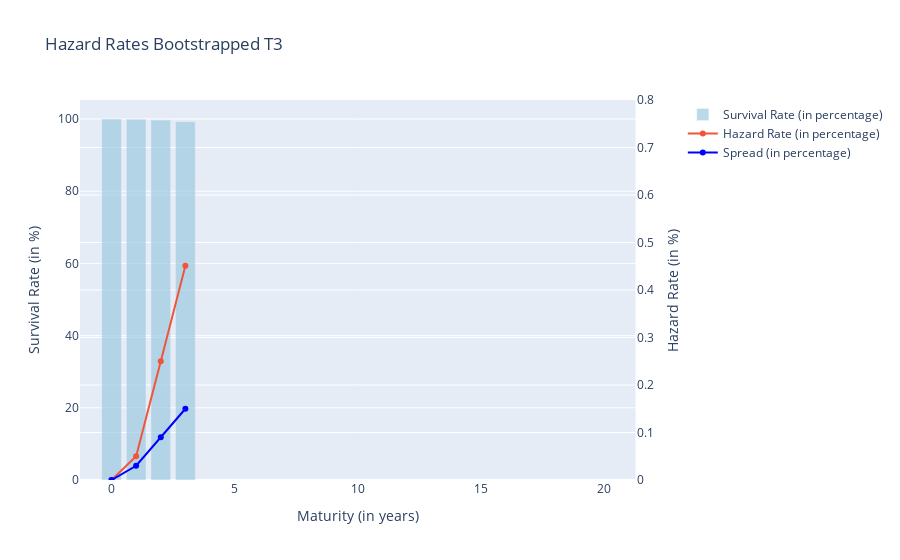

Here is the notebook cell this chart was saved with:
### Code cell
#plot
example = {"tenor": [0,1,2,3,5,7,10,15,20],
       "SurvivalRate": [q_t0*100,q_t1*100,q_t2*100,q_t3*100,'','','','',''],
       "HazardRates": [h_t0,h_t1,h_t2,h_t3,'','','','',''],
           "Spread": [0,sp_1*100,sp_2*100,sp_3*100,'','','','','']
}

example=pd.DataFrame(example)

fig = make_subplots(specs=[[{"secondary_y": True}]])

# Add traces
fig.add_trace(
    go.Bar(x=example.tenor, y=example.SurvivalRate, name="Survival Rate (in percentage)",marker_color='rgb(158,202,225)', 
        opacity=0.7),
    secondary_y=False,
)

fig.add_trace(
    go.Scatter(x=example.tenor, y=example.HazardRates, name="Hazard Rate (in percentage)"),
    secondary_y=True,
)

fig.add_trace(
    go.Scatter(x=example.tenor, y=example.Spread, name="Spread (in percentage)", marker_color='blue'),
    secondary_y=True,
)

# Add figure title
fig.update_layout(
    title_text="Hazard Rates Bootstrapped T3"
)

# Set x-axis title
fig.update_xaxes(title_text="Maturity (in years)")

# Set y-axes titles
fig.update_yaxes(title_text="Survival Rate (in %)", secondary_y=False)
fig.update_yaxes(title_text="Hazard Rate (in %)", secondary_y=True, range=[0, 0.8])

fig.show()

### Figure 1 — Plotly figure (JSON) as saved in the notebook; plotly's stock layout.template omitted (floating-point values rounded to 4 significant figures)
{"data": [{"marker": {"color": "rgb(158,202,225)"}, "name": "Survival Rate (in percentage)", "opacity": 0.7, "type": "bar", "x": [0, 1, 2, 3, 5, 7, 10, 15, 20], "xaxis": "x", "y": [100, 99.95, 99.7, 99.25, "", "", "", "", ""], "yaxis": "y"}, {"name": "Hazard Rate (in percentage)", "type": "scatter", "x": [0, 1, 2, 3, 5, 7, 10, 15, 20], "xaxis": "x", "y": [0, 0.05, 0.2502, 0.4509, "", "", "", "", ""], "yaxis": "y2"}, {"marker": {"color": "blue"}, "name": "Spread (in percentage)", "type": "scatter", "x": [0, 1, 2, 3, 5, 7, 10, 15, 20], "xaxis": "x", "y": [0, 0.03, 0.09, 0.15, "", "", "", "", ""], "yaxis": "y2"}], "layout": {"title": {"text": "Hazard Rates Bootstrapped T3"}, "xaxis": {"anchor": "y", "domain": [0, 0.94], "title": {"text": "Maturity (in years)"}}, "yaxis": {"anchor": "x", "domain": [0, 1], "title": {"text": "Survival Rate (in %)"}}, "yaxis2": {"anchor": "x", "overlaying": "y", "range": [0, 0.8], "side": "right", "title": {"text": "Hazard Rate (in %)"}}}}
